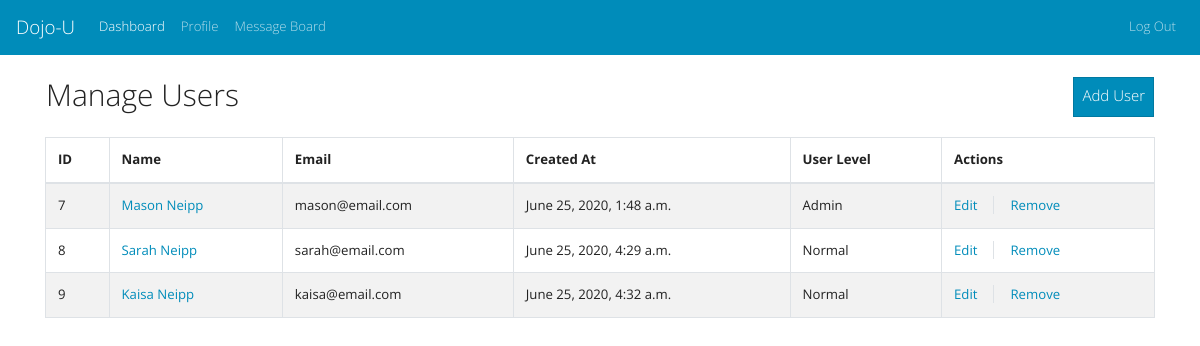
The page /dashboard/ (signed in) on the database its author committed.
### login_app/models.py (models this page shows, shortened)
class User(models.Model):
    first_name = models.CharField(max_length=255)
    last_name = models.CharField(max_length=255)
    email = models.CharField(max_length=255)
    password = models.CharField(max_length=255)
    user_level_choices =[
        (0,"Normal"),
        (9,"Admin")
    ]
    description = models.TextField(null=True)
    user_level = models.IntegerField(choices=user_level_choices, default=0)
    created_at = models.DateTimeField(auto_now_add=True)
    edited_at = models.DateTimeField(auto_now=True)
    objects = userManager()

### dashboard_app/views.py (the view)
# urls.py: path('dashboard/',db_views.dashboard, name="dashboard"),
def dashboard(request):
    if "user_id" not in request.session:
        return redirect(reverse('register'))
    context={
        "users": User.objects.all(),
        "logged_user": User.objects.get(id=request.session['user_id']),
    }
    return render(request, "dashboard.html", context)

### dashboard_app/templates/dashboard.html (shortened to what this page needs)
<!DOCTYPE html>
<html lang="en">
<head>
  <link href="https://stackpath.bootstrapcdn.com/bootswatch/4.5.0/yeti/bootstrap.min.css" rel="stylesheet"
>
</head>
<body>
  <nav class="navbar navbar-expand-lg navbar-dark bg-primary justify-content-">
    <a class="navbar-brand">Dojo-U</a>
    <div class="collapse navbar-collapse" id="navbarColor01">
        <div class="navbar-nav mr-auto">
            <a class="nav-link nav-item active disabled" href="{% url 'dashboard' %}">Dashboard</a>
            <a class="nav-link nav-item" href="{% url 'profile' %}">Profile</a>
            <a class="nav-link nav-item" href="{% url 'message_board' logged_user.id %}">Message Board</a>
        </div>
        <div class="navbar-nav ml-auto">
            <a class="nav-link nav-item" href="{% url 'logout' %}">Log Out</a>
        </div>
    </div>
</nav>
    <br>
    <div class="container">
      <div class="row d-flex">
        {% if logged_user.user_level == 9 %}
        <h2 class="mb-4 ml-3">Manage Users</h2>
          <a href="{% url 'new_user' %}" class="btn btn-primary ml-auto mr-3"  style="height:40px">Add User</a>
        {% else %}
        <h2 class="mb-4 ml-3">All Users</h2>
        {% endif %}
      </div>
        <table class="table table-responsive-sm table-striped table-bordered">
            <thead>
                <tr>
                    <th>ID</th>
                    <th>Name</th>
                    <th>Email</th>
                    <th>Created At</th>
                    <th>User Level</th>
                    {% if logged_user.user_level == 9 %}
                      <th>Actions</th>
                    {% endif %}
                </tr>
            </thead>
            <tbody>
              {% for user in users %}
                <tr>
                    <td>{{user.id}}</td>
                    <td><a href="{% url 'message_board' user.id %}">{{user.first_name}} {{user.last_name}}</a></td>
                    <td>{{user.email}}</td>
                    <td>{{user.created_at}}</td>
                    <td>{{user.get_user_level_display}}</td>
                    {% if logged_user.user_level == 9 %}
                    <td><a href="{% url 'edit_user' user.id %}" class="mr-3">Edit</a><a href=""class="border-left pl-3"data-toggle="modal"  data-target="#delete_user_{{user.id}}">Remove</a></td>
                    {% endif %}
                  </tr>
              {% endfor %}
            </tbody>
        </table>
    </div>
</body>
</html>

### rows shown on the page
User: id "7", first_name "Mason", last_name "Neipp", email "mason@email.com", created_at "June 25, 2020, 1:48 a.m.", user_level "Admin"
User: id "8", first_name "Sarah", last_name "Neipp", email "sarah@email.com", created_at "June 25, 2020, 4:29 a.m.", user_level "Normal"
User: id "9", first_name "Kaisa", last_name "Neipp", email "kaisa@email.com", created_at "June 25, 2020, 4:32 a.m.", user_level "Normal"
